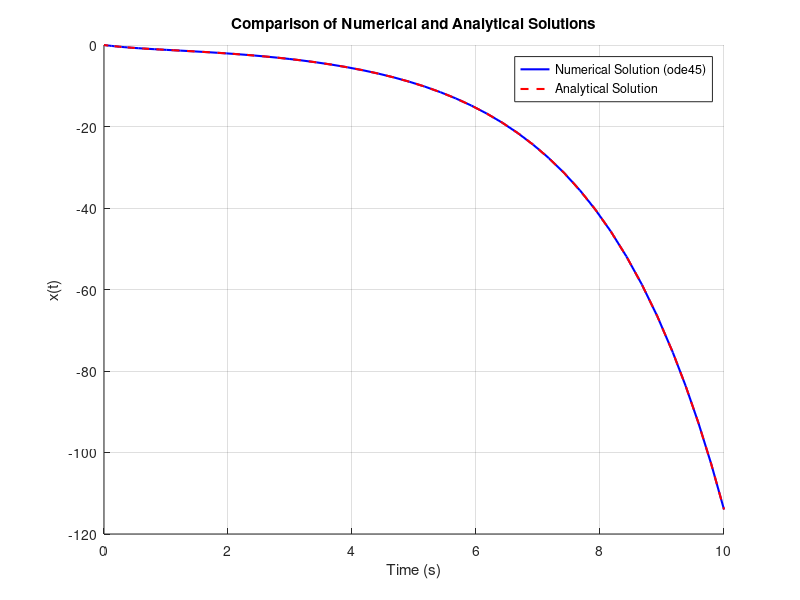

MATLAB code to generate this figure:
% Parameters for the ODE
tspan = [0 10];
y0 = [0; -2];  % Initial conditions: x(0) = 0, dx/dt(0) = -2

% Define the system of ODEs
ode_system = @(t, y) [y(2); (t * exp(-2 * t) - 3 * y(2) + 2 * y(1)) / 2];

% Solve the system using ode45
[t, y] = ode45(ode_system, tspan, y0);

% Analytical time-domain solution (done by hand)
x_analytical = (96/125) * exp(-2*t) - (2/25) * t .* exp(-2*t) - (1/10) * t.^2 .* exp(-2*t) - (192/250) * exp(0.5 * t);

figure;
hold on;
plot(t, y(:, 1), 'b-', 'LineWidth', 1.5); % Plot the ode45 solution
plot(t, x_analytical, 'r--', 'LineWidth', 1.5); % Plot the analytical solution
xlabel('Time (s)');
ylabel('x(t)');
title('Comparison of Numerical and Analytical Solutions');
legend('Numerical Solution (ode45)', 'Analytical Solution');
grid on;
saveas(gcf, 'Figures/figure51.png');